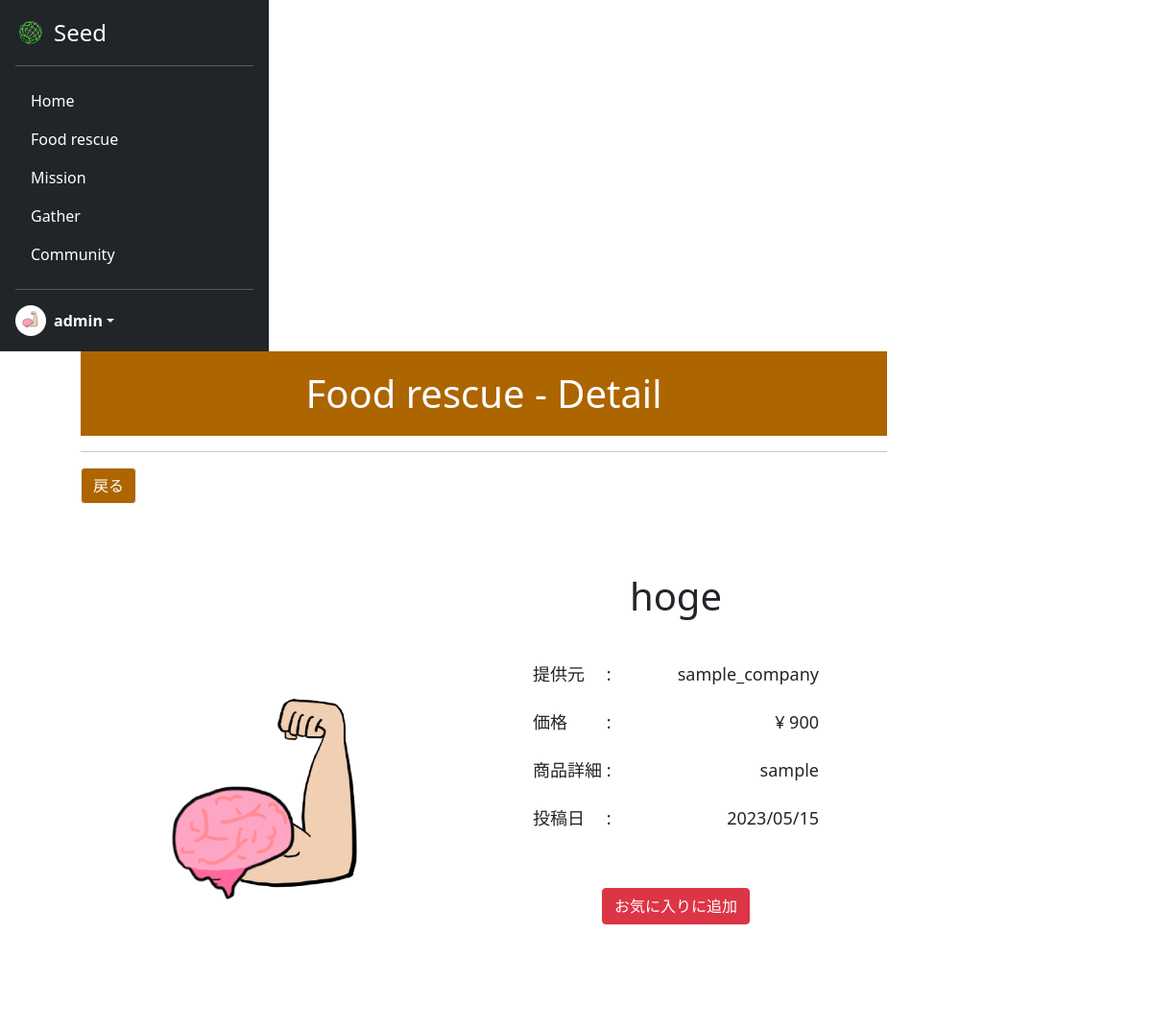
/fooddetail/6/?source=rescue (signed in), run on the app's committed database.
### acount/models.py (models this page shows)
class CustomUser(AbstractUser):
    is_general = models.BooleanField(null=True ,default=True)
    is_active = models.BooleanField(null=True ,default=False)
    profile_pic = models.ImageField(upload_to='profile_pics', blank=True)

### seed/models.py (models this page shows)
class Product(models.Model):
    name = models.CharField(verbose_name="商品名", max_length=50)
    genre = models.ForeignKey(Genre, verbose_name="ジャンル", on_delete=models.CASCADE)
    price = models.IntegerField(verbose_name="価格")
    image = models.ImageField(verbose_name="商品画像", upload_to='product_img/')
    detail = models.TextField(verbose_name="詳細", max_length=300)
    company = models.ForeignKey(CustomUser, verbose_name="掲載企業", on_delete=models.CASCADE)
    create_at = models.DateTimeField(verbose_name="作成日時", auto_now_add=True)

### seed/views.py (the view)
# urls.py: path('fooddetail/<int:pk>/', views.FoodDetailView.as_view(), name='fooddetail'),
class FoodDetailView(DetailView):
    template_name = 'foodrescuedetail.html'
    model = Product
    def get_context_data(self, **kwargs):
        context = super().get_context_data(**kwargs)
        favorite_list = Favorite.objects.filter(user=self.request.user, product=self.object)
        if favorite_list:
            context['favorite'] = favorite_list
        return context

### seed/templates/foodrescuedetail.html (shortened to what this page needs)
{% extends 'mypagebase.html' %}
{% load static %}
{% block content %}
<div class="text-center">
    <h1 class="title" style="background-color: #ad6500; color:white;">Food rescue - Detail</h1>
    <hr>
    <div class="text-start">
        {% if request.GET.source %}
            <a href="{% url 'seed:food_rescue' %}" class="btn btn-light" style="background-color:#ad6500; color:white;">戻る</a>
        {% elif request.GET.posted %}
            <a href="{% url 'seed:myfood' %}" class="btn btn-light" style="background-color:#ad6500; color:white;">戻る</a>
        {% else %}
            <a href="{% url 'seed:foodfavorite' %}" class="btn btn-light" style="background-color:#ad6500; color:white;">戻る</a>
        {% endif %}
    </div>
    <br>
    <br>
    <br>
    <div class="row" style="height: 500px; width:100%; overflow-y: scroll;">
        <div class="col">
            <br>
            <br>
            <img src="{{object.image.url}}" style="width:400px">
        </div>
        <div class="col">
            <h1>{{object.name}}</h1>
            <br>
            <table class="foodtable" style="margin:auto;">
                <tr>
                    <td class="text-start">提供元　 :</td>
                    <td class="text-end text-break">{{object.company.username}}</td>
                </tr>
                <tr>
                    <td class="text-start">価格　　 :</td>
                    <td class="text-end text-break">¥ {{object.price}}</td>
                </tr>
                <tr>
                    <td class="text-start">商品詳細 :</td>
                    <td class="text-end text-break">{{object.detail}}</td>
                </tr>
                <tr>
                    <td class="text-start">投稿日　 :</td>
                    <td class="text-end">{{object.create_at|date:"Y/m/d"}}</td>
                </tr>
            </table>
            <br>
            <br>
            {% if request.user.is_general %}
                {% if favorite %}
                    <form method="POST" action="{% url 'seed:foodfavorite_delete' %}">
                        {% csrf_token %}
                        <input type="hidden" name="product_id" value="{{object.pk}}">
                        {% if request.GET.source %}
                            <input type="hidden" name="source" value="rescue">
                        {% else %}
                            <input type="hidden" name="source" value="favorite">
                        {% endif %}
                        <input type="submit" class="btn btn-danger" value="お気に入り解除" style="color:white;">
                    </form>
                        {% else %}
                    <form method="POST" action="{% url 'seed:addfavorite' %}">
                        <input type="submit" class="btn btn-danger" value="お気に入りに追加" style="color:white;">
                    </form>
                {% endif %}
            {% endif %}
        </div>
    </div>
</div>
{% endblock %}

### seed/templates/mypagebase.html (shortened to what this page needs)
{% load static %}
<!DOCTYPE html>
<html lang="ja">
<head>
    <link href="https://cdn.jsdelivr.net/npm/bootstrap@5.0.2/dist/css/bootstrap.min.css" rel="stylesheet"
>
    <link rel="stylesheet" type="text/css" href="{% static 'css/style.css' %}">
</head>
<body class="mypage">
    {% if user.is_authenticated %}
    <main style="height:100vh;">
        <div style="display: flex; flex-wrap: wrap; height:100%;">
            <div>
                <div class="d-flex flex-column p-3 text-white bg-dark h-100" style="width: 280px; height:100%;">
                    <a href="{% url 'seed:mypage' %}"
                        class="d-flex align-items-center mb-3 mb-md-0 me-md-auto text-white text-decoration-none">
                        <img class="bi me-2" src="{% static 'assets/img/top/icon.png' %}" style="height:32px">
                        <span class="fs-4">Seed</span>
                    </a>
                    <hr>
                    <ul class="nav nav-pills flex-column mb-auto">
                        <li class="nav-item my-nav">
                            <a href="{% url 'seed:mypage' %}" class="nav-link text-white" aria-current="page">
                                Home
                            </a>
                        </li>
                        <li class="nav-item my-nav">
                            <a href="{% url 'seed:food_rescue' %}" class="nav-link text-white">
                                Food rescue
                            </a>
                        </li>
                        {% if user.is_general %}
                        <li class="nav-item my-nav">
                            <a href="{% url 'seed:mission' %}" class="nav-link text-white">
                                Mission
                            </a>
                        </li>
                        {% endif %}
                        <li class="nav-item my-nav">
                            <a href="{% url 'seed:gather' %}" class="nav-link text-white">
                                Gather
                            </a>
                        </li>
                        <li class="nav-item my-nav">
                            <a href="{% url 'seed:community' %}" class="nav-link text-white">
                                Community
                            </a>
                        </li>
                    </ul>
                    <hr>
                    <div class="dropdown">
                        <a href="#" class="d-flex align-items-center text-white text-decoration-none dropdown-toggle"
                            id="dropdownUser1" data-bs-toggle="dropdown" aria-expanded="false">
                            <img src="{{ user.profile_pic.url }}" alt="" width="32" height="32"
                                class="rounded-circle me-2">
                            <strong>{{ user.username }}</strong>
                        </a>
                    </div>
                </div>
            </div>
            <div style="width:70%; margin-left: 7%;">
                {% block content %}
                {% endblock %}
            </div>
        </div>
    </main>
    {% endif %}
</body>
</html>

### static/css/style.css (style rules this page uses)
.title { padding: 20px 0px 20px 0px; }
.foodtable { font-size: large; }
.foodtable tr { height: 50px; }
.foodtable td { width: 150px; }

### data on the page
CustomUser: profile_pic (picture), username "admin"
Product: image (picture), name "hoge", company.username "sample_company", price "900", detail "sample", create_at "2023/05/15"
